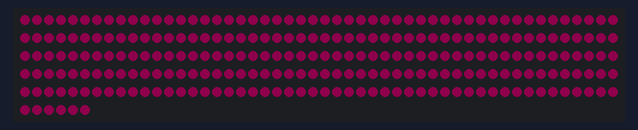
This sketch was run on a simulated Arduino Uno, built with avr-gcc and run on an emulated ATmega328P. Parts: 256 RGB LEDs in strip order, left to right, continuing on the next row. Dim RGB values are drawn brighter than linear.

Above: at 0.1 s.

The sketch:

led-test.ino
```cpp
#include <FastLED.h>
#define NUM_LEDS 256
#define DATA_PIN 5

CRGB leds[NUM_LEDS];
CRGB ledColor = CRGB(15,0,8);

void setup() {
  FastLED.addLeds<NEOPIXEL, DATA_PIN>(leds, NUM_LEDS);
}

void loop() {
  for (int i = 0 ; i < NUM_LEDS ; i++)
  {
     leds[i]= ledColor;
  }
  FastLED.show();
}
```
